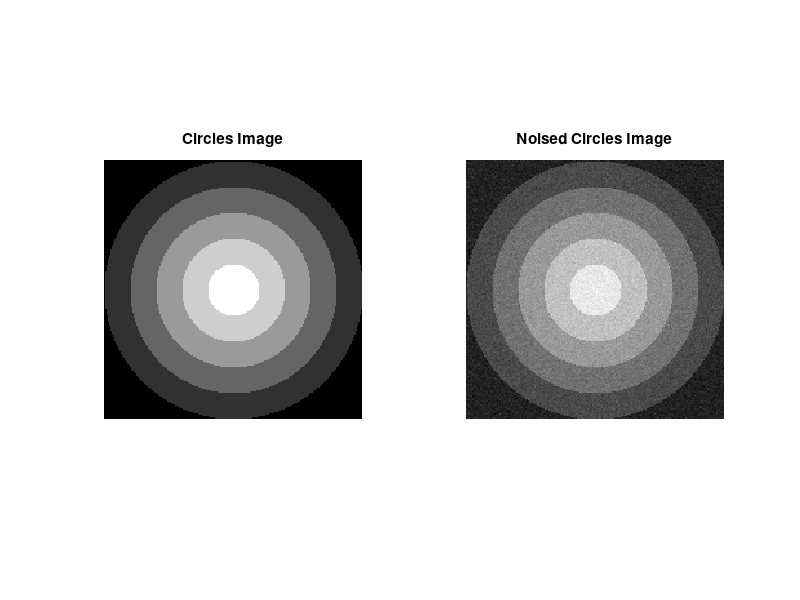

This figure's MATLAB source: (Note: this script raises an error after producing the figure.)
%% Question 1.2 %%
clear all; close all; clc;

num = 200;
Circles = zeros(num,num);

% Create the circles image
for ii=5:-1:1
    for jj=-100:1:100
        for kk=-100:1:100
            if (jj^2+kk^2) < (20*ii)^2
                Circles(kk+101,jj+101) = 250-50*(ii-1);
            end
        end
    end
end

figure(1);
subplot(1,2,1); imshow(Circles,[]);
title('Circles Image');

% create the noised circles image
Y = Circles + 10*randn(num,num);
subplot(1,2,2); imshow(Y,[]);
title('Noised Circles Image');

%% Question 1.3 %%
lambda = 0.5;
numIter = 75;

% Estimate X using gradient descent with L2 prior
[~, Err1_L2, Err2_L2] = DenoiseByL2(Y(:),Circles(:),numIter,lambda);

figure(3);
plot(1:numIter,mag2db(Err1_L2),'b'); hold on;
plot(1:numIter,mag2db(Err2_L2),'r');
title('Errors of Gradient Descent - L2');
xlabel('iterations'); ylabel('Error Value');
legend('Error 1', 'Error 2');

%% Question 1.5 %%
lambda = 15;
numIter = 200;

% Estimate X using gradient descent with TV prior
[~, Err1_TV, Err2_TV] = DenoiseByTV(Y(:),Circles(:),numIter,lambda);

figure(4);
plot(1:numIter,mag2db(Err1_TV),'b'); hold on;
plot(1:numIter,mag2db(Err2_TV),'r');
title('Errors of Gradient Descent - TV');
xlabel('iterations'); ylabel('Error Value');
legend('Error 1', 'Error 2');

%% Question 2.1 %%
close all; clear all; clc;
load('..\rabbit.mat');
implay(rabbit);

%% Question 2.3 %%
meps = 0.02;
levels = 9;

[m,n,l,z] = size(rabbit);
Appended_pic = zeros(m*z,n,l);

for ii=1:z
    Appended_pic(((ii-1)*m+1):(ii*m),:,:) = rabbit(:,:,:,ii);
end

[distortion, QL, dataout] = Max_Lloyd(levels, Appended_pic, meps);
distortion = distortion(distortion~=0);

figure(1);
plot(1:length(distortion),distortion);
title('Distortion values as a function of iterations');
xlabel('iteration number');
ylabel('Distortion');

%% Question 2.4 %%
iterations = 20;
Distortions_Divisions = zeros(iterations,z-1);
Best_Distortions_Divisions = zeros(1,z-1);
Iterations_Divisions = zeros(1,z);

for division=1:(z-1)
    division
    Appended_pic_1 = zeros(division*m,n,l);
    Appended_pic_2 = zeros((z-division)*m,n,l);

    for ii=1:division
        Appended_pic_1(((ii-1)*m+1):(ii*m),:,:) = rabbit(:,:,:,ii);
    end
    for ii=(division+1):z
        Appended_pic_2(((ii-division-1)*m+1):((ii-division)*m),:,:) = rabbit(:,:,:,ii);
    end
    
    [distortion_1, QL_1, dataout_1] = Max_Lloyd(levels, Appended_pic_1, meps);
    [distortion_2, QL_2, dataout_2] = Max_Lloyd(levels, Appended_pic_2, meps);

    distortion_1_squeezed = distortion_1(distortion_1~=0);
    distortion_2_squeezed = distortion_2(distortion_2~=0);
    
    Iterations_Divisions(division) = min(length(distortion_1_squeezed), length(distortion_2_squeezed));
    Distortions_Divisions(:,division) = distortion_1*(division/z)+distortion_2*(1-division/z);
    Best_Distortions_Divisions(division) = distortion_1_squeezed(end)*(division/z)+distortion_2_squeezed(end)*(1-division/z);
end

[val, ind] = min(Distortions_Divisions(end,:));

figure(2);
subplot(2,1,1); stem(1:(z-1),Best_Distortions_Divisions);
title('Distortion as a function of Video Division');
xlabel('division index'); ylabel('distortion');

subplot(2,1,2); stem(1:Iterations_Divisions(ind),Distortions_Divisions(1:Iterations_Divisions(ind),ind));
title('Distortion as a function of Iteration for the best division');
xlabel('iteration'); ylabel('distortion');

%% Question 2.5 %%
chosen_division = ind;
Q_rabbit = zeros(m,n,l,z);
Q_rabbit_merged = zeros(m,n,l,z);

for ii=1:1:z
    Q_rabbit(:,:,:,ii) = dataout(((ii-1)*m+1):(ii*m),:,:);
    
    if ii<=division
        Q_rabbit_merged(:,:,:,ii) = dataout_1(((ii-1)*m+1):(ii*m),:,:);
    else
        Q_rabbit_merged(:,:,:,ii) = dataout_2(((ii-division-1)*m+1):((ii-division)*m),:,:);
    end
end

implay(uint8(Q_rabbit));
implay(uint8(Q_rabbit_merged));

%% Question 3.1 %%
close all; clear all; clc;
% generating data
t = (0:0.01:1).';
s = (0:0.01:1).';
y = (t+2) + (s+3) + 0.2*randn(size(t,1),1);
X = [t s y];

figure(1);
scatter3(X(:,1), X(:,2), X(:,3), 'b'); 
title('Data');
xlabel('t');
ylabel('s');
zlabel('y');
%% Question 3.2 %%
mean = mean(X);
std = std(X);
X_Processed = X - repmat(mean,length(X),1);
X_Processed = X_Processed ./ repmat(std,length(X),1);
%% Question 3.3 %%
X_cov = cov(X_Processed);
[~,S,V] = svd(X_cov); % using svd as recommanded
X_cov
V
S = diag(S)

% building trasnform matrix
Transform = V(:,1); % vector with largest eigenvalue

%% Question 3.4 %%
X_Transformed =  X_Processed * Transform;

%% Question 3.5 %%
iTransform = Transform';
X_Reconstructed = X_Transformed * iTransform;

X_Reconstructed = X_Reconstructed .* repmat(std,length(X),1);
X_Reconstructed = X_Reconstructed + repmat(mean,length(X),1);

figure(2);
scatter3(X(:,1), X(:,2), X(:,3), 'b'); hold on;
scatter3(X_Reconstructed(:,1), X_Reconstructed(:,2), X_Reconstructed(:,3), 'r');
legend ('X original','X Reconstructed');
title('Data');
xlabel('t');
ylabel('s');
zlabel('y');

[m , n] = size(X_Reconstructed);
MSE_Q5 = sum(sum((X-X_Reconstructed).^2)) / (m*n)

%% Question 3.6 - part II %%
close all; clear all; clc;
load ('../faces')
NumOfFaces = 25;

figure(3); 
suptitle('Faces');
for ii = 1 : NumOfFaces
    face = reshape(X(ii,:),32,32);
    figure(3); subplot(5,5,ii); 
    imshow(face,[]);
end
%% Question 3.7 %%
Mean_Faces = reshape(mean(X),32,32);
figure(4); 
suptitle('Mean All Faces');
imshow(Mean_Faces,[]);

%% Question 3.8 %%

% PCA
mean = mean(X);
std = std(X);
X_Processed = X - repmat(mean,length(X),1);
X_Processed = X_Processed ./ repmat(std,length(X),1);
[m , n] = size(X);

X_cov = cov(X_Processed);
[~,S,V] = svd(X_cov); % using svd as recommanded
S = diag(S);

TransformDim = [1,2,5,10,25,50,100,200,300,400,500];

MSE = zeros(length(TransformDim),1);
VAR = zeros(length(TransformDim),1);

for ii = 1:length(TransformDim)
    Transform = V(:,1:TransformDim(ii));
    X_Transformed = X_Processed * Transform;
    iTransform = Transform';
    X_Reconstructed = X_Transformed * iTransform;
    X_Reconstructed = X_Reconstructed .* repmat(std,length(X),1);
    X_Reconstructed = X_Reconstructed + repmat(mean,length(X),1);
    MSE(ii) = sum(sum((X-X_Reconstructed).^2)) / (m*n);
    VAR(ii) = sum(S(1:TransformDim(ii))) / sum(S);
end

figure(5);
subplot(1,2,1);
plot(1:1:length(TransformDim),MSE);
title('MSE as a function of Transform Dimension');
xlabel('Transform Dimension');
ylabel('MSE');
subplot(1,2,2);
plot(1:1:length(TransformDim),VAR);
title('VAR as a function of Transform Dimension');
xlabel('Transform Dimension');
ylabel('VAR');

%% Question 3.9 %%
K = [10,50,100,300,500];


for ii = 1:length(K)
    Transform = V(:,1:K(ii));
    X_Transformed = X_Processed * Transform;
    iTransform = Transform';
    X_Reconstructed = X_Transformed * iTransform;
    X_Reconstructed = X_Reconstructed .* repmat(std,length(X),1);
    X_Reconstructed = X_Reconstructed + repmat(mean,length(X),1);
    MSE(ii) = sum(sum((X-X_Reconstructed).^2)) / (m*n);
    VAR(ii) = sum(S(1:K(ii))) / sum(S);
    figure;
    suptitle(['K = ', num2str(K(ii))]);
    for jj = 1:NumOfFaces
        face = reshape(X_Reconstructed(jj,:),32,32);
        subplot(5,5,jj); 
        imshow(face,[]);
    end
end
%% Question 3.10 %%
figure;
suptitle('Eigenface');
for ii = 1:36
    face = reshape(V(:,ii),32,32);
    subplot(6,6,ii); 
    imshow(face,[])
end